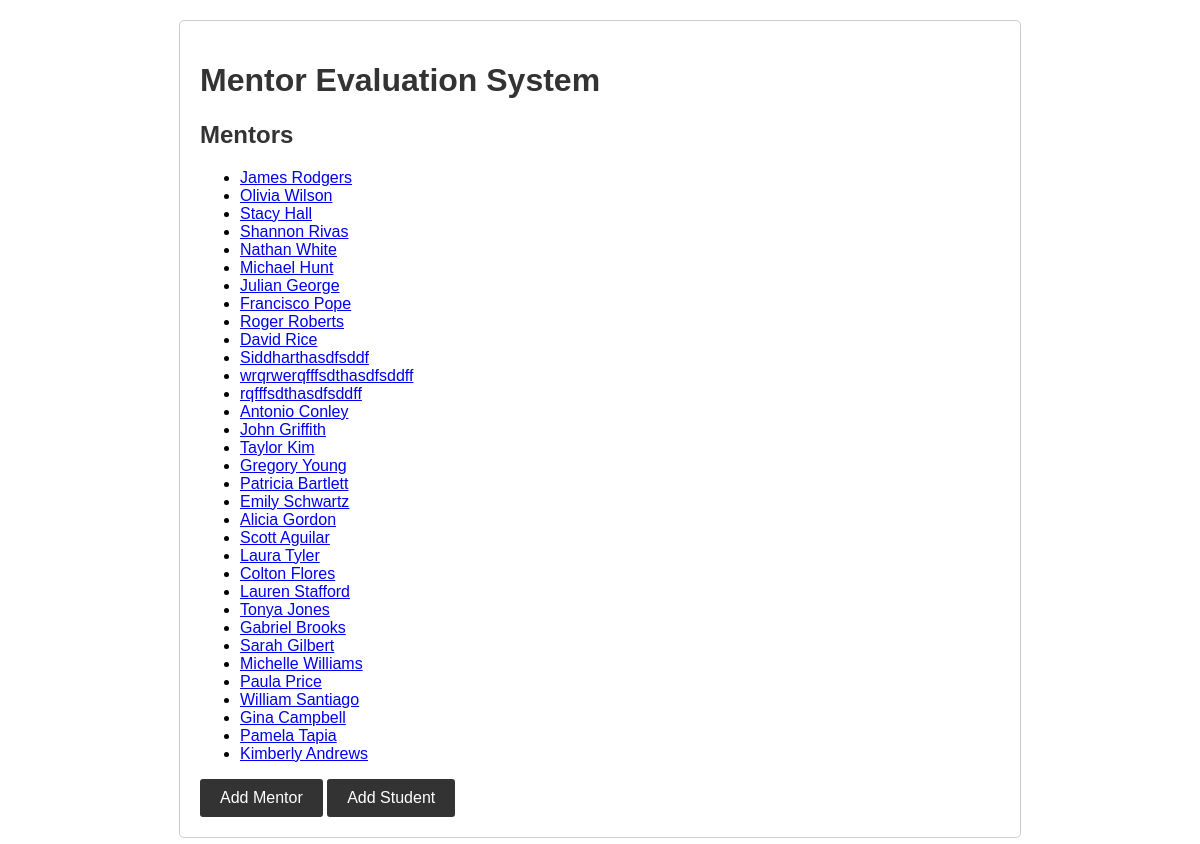
The page / on the database its author committed.
### evaldashboard/models.py (models this page shows, shortened)
class Mentor(models.Model):
    name = models.CharField(max_length=100)
    email = models.EmailField(unique=True)
    phone = models.CharField(max_length=15)

### evaldashboard/views.py (the view)
# urls.py: path('', views.index, name='index'),
def index(request):
    mentors = Mentor.objects.all()
    return render(request, 'index.html', {'mentors': mentors})

### evaldashboard/templates/index.html
{% extends 'base.html' %}
{% block content %}
    <h1>Mentor Evaluation System</h1>
    <h2>Mentors</h2>
    <ul>
        {% for mentor in mentors %}
            <li><a href="{% url 'view_evaluations' mentor_id=mentor.id %}">{{ mentor.name }}</a></li>
        {% endfor %}
    </ul>
    <a href="{% url 'add_mentor' %}" class="btn">Add Mentor</a>
    <a href="{% url 'add_student' %}" class="btn">Add Student</a>
{% endblock %}

### evaldashboard/templates/base.html (style rules this page uses)
body { font-family: Arial, sans-serif; margin: 20px; }
h1, h2 { color: #333; }
.btn { display: inline-block; padding: 10px 20px; background-color: #333; color: #fff; text-decoration: none; border-radius: 3px; }

### rows shown on the page
Mentor: name "James Rodgers"
Mentor: name "Olivia Wilson"
Mentor: name "Stacy Hall"
Mentor: name "Shannon Rivas"
Mentor: name "Nathan White"
Mentor: name "Michael Hunt"
Mentor: name "Julian George"
Mentor: name "Francisco Pope"
Mentor: name "Roger Roberts"
Mentor: name "David Rice"
Mentor: name "Siddharthasdfsddf"
Mentor: name "wrqrwerqfffsdthasdfsddff"
Mentor: name "rqfffsdthasdfsddff"
Mentor: name "Antonio Conley"
Mentor: name "John Griffith"
Mentor: name "Taylor Kim"
Mentor: name "Gregory Young"
Mentor: name "Patricia Bartlett"
Mentor: name "Emily Schwartz"
Mentor: name "Alicia Gordon"
Mentor: name "Scott Aguilar"
Mentor: name "Laura Tyler"
Mentor: name "Colton Flores"
Mentor: name "Lauren Stafford"
Mentor: name "Tonya Jones"
Mentor: name "Gabriel Brooks"
Mentor: name "Sarah Gilbert"
Mentor: name "Michelle Williams"
Mentor: name "Paula Price"
Mentor: name "William Santiago"
Mentor: name "Gina Campbell"
Mentor: name "Pamela Tapia"
Mentor: name "Kimberly Andrews"
